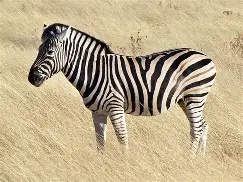
#> input picture zebra.webp, 243 x 182 px
$ jupyter execute --allow-errors edge.ipynb   (older library calls are emulated)
#> lines starting #> are read from the running program, lines starting #| are printed output that depends on the picture
[cell 1]
import cv2
import matplotlib.pyplot as plt
import numpy as np

img = cv2.imread('zebra.webp')
#> img is the input picture: shape (182, 243, 3); mean B, G, R 140.1, 172.3, 188.8
img = cv2.cvtColor(img,cv2.COLOR_BGR2GRAY)
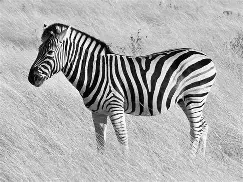
#> img: shape (182, 243); min 0, max 255, mean 173.5
sobelx = cv2.Sobel(img,cv2.CV_64F,1,0,10)
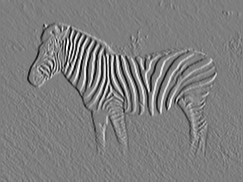
#> sobelx: shape (182, 243) float64; min -972, max 984, mean -0.1; drawn with min black and max white
sobely = cv2.Sobel(img,cv2.CV_64F,0,1,10)
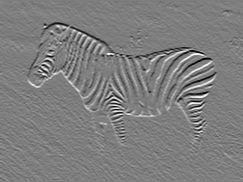
#> sobely: shape (182, 243) float64; min -877, max 892, mean 0.1; drawn with min black and max white
sobel = cv2.magnitude(sobelx,sobely)
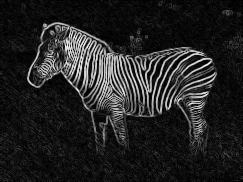
#> sobel: shape (182, 243) float64; min 0, max 1019.7, mean 142; drawn with min black and max white
plt.subplot(2,2,1)
plt.imshow(img,cmap="gray")
plt.subplot(2,2,2)
plt.imshow(sobelx,cmap='gray')
plt.subplot(2,2,3)
plt.imshow(sobely,cmap='gray')
plt.subplot(2,2,4)
plt.imshow(sobel,cmap='gray')

[cell 2]
import cv2
import matplotlib.pyplot as plt

img = cv2.imread('zebra.webp')
img = cv2.cvtColor(img,cv2.COLOR_BGR2GRAY)
gaussian = cv2.GaussianBlur(img,(5,5),0)
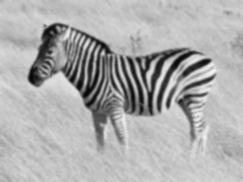
#> gaussian: shape (182, 243); min 7, max 244, mean 173.5
laplacian = cv2.Laplacian(img,cv2.CV_64F,ksize=3)
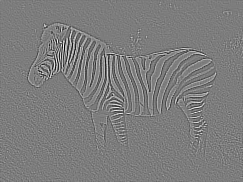
#> laplacian: shape (182, 243) float64; min -1788, max 1858, mean -0.4; drawn with min black and max white
laplacian_of_blur_img = cv2.Laplacian(img,cv2.CV_64F,ksize=3)
plt.figure(figsize=(12,12))
plt.subplot(2,2,1),plt.imshow(img,cmap='gray'),plt.axis('off'),plt.title('zebra image')
plt.subplot(2,2,2),plt.imshow(laplacian,cmap='gray'),plt.axis('off'),plt.title('laplacian image')
plt.subplot(2,2,3),plt.imshow(laplacian_of_blur_img,cmap='gray'),plt.axis('off'),plt.title('laplacian_of_blur_img image')
plt.subplot(2,2,4),plt.imshow(gaussian,cmap='gray'),plt.axis('off'),plt.title('gaussian image')
